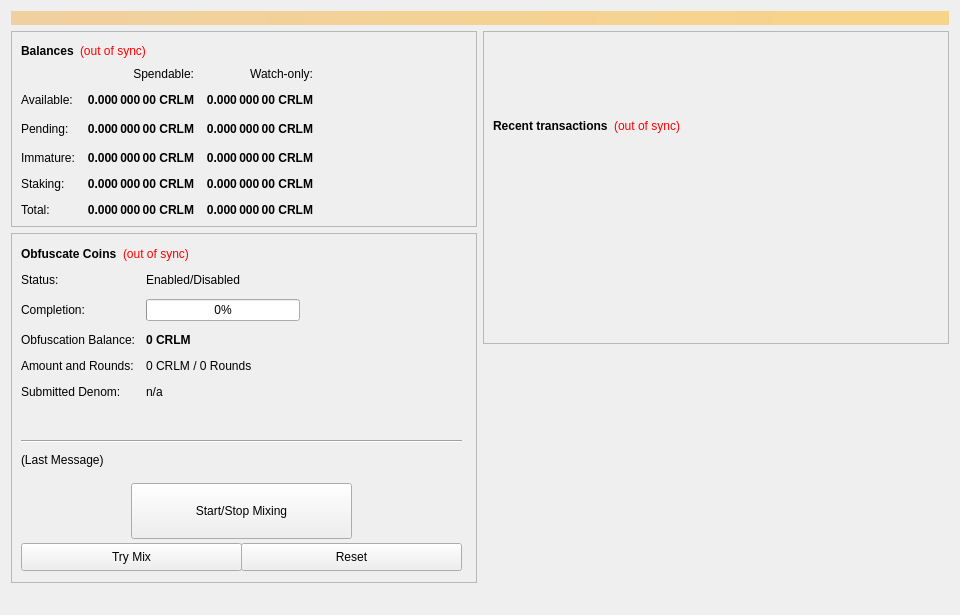
<?xml version="1.0" encoding="UTF-8"?>
<ui version="4.0">
 <class>OverviewPage</class>
 <widget class="QWidget" name="OverviewPage">
  <property name="geometry">
   <rect>
    <x>0</x>
    <y>0</y>
    <width>960</width>
    <height>615</height>
   </rect>
  </property>
  <property name="minimumSize">
   <size>
    <width>960</width>
    <height>0</height>
   </size>
  </property>
  <property name="windowTitle">
   <string>Form</string>
  </property>
  <layout class="QVBoxLayout" name="topLayout">
   <item>
    <widget class="QLabel" name="labelAlerts">
     <property name="visible">
      <bool>false</bool>
     </property>
     <property name="styleSheet">
      <string notr="true">background-color: qlineargradient(x1: 0, y1: 0, x2: 1, y2: 0, stop:0 #F0D0A0, stop:1 #F8D488); color:#000000;</string>
     </property>
     <property name="wordWrap">
      <bool>true</bool>
     </property>
     <property name="margin">
      <number>3</number>
     </property>
    </widget>
   </item>
   <item>
    <layout class="QHBoxLayout" name="horizontalLayout" stretch="1,1">
     <item>
      <layout class="QVBoxLayout" name="verticalLayout_2">
       <item>
        <widget class="QFrame" name="frame">
         <property name="frameShape">
          <enum>QFrame::StyledPanel</enum>
         </property>
         <property name="frameShadow">
          <enum>QFrame::Raised</enum>
         </property>
         <layout class="QVBoxLayout" name="verticalLayout_4">
          <item>
           <layout class="QHBoxLayout" name="horizontalLayout_4">
            <item>
             <widget class="QLabel" name="label_5">
              <property name="font">
               <font>
                <weight>75</weight>
                <bold>true</bold>
               </font>
              </property>
              <property name="text">
               <string>Balances</string>
              </property>
             </widget>
            </item>
            <item>
             <widget class="QLabel" name="labelWalletStatus">
              <property name="cursor">
               <cursorShape>WhatsThisCursor</cursorShape>
              </property>
              <property name="toolTip">
               <string>The displayed information may be out of date. Your wallet automatically synchronizes with the CRLM network after a connection is established, but this process has not completed yet.</string>
              </property>
              <property name="styleSheet">
               <string notr="true">QLabel { color: red; }</string>
              </property>
              <property name="text">
               <string notr="true">(out of sync)</string>
              </property>
              <property name="alignment">
               <set>Qt::AlignLeading|Qt::AlignLeft|Qt::AlignVCenter</set>
              </property>
             </widget>
            </item>
            <item>
             <spacer name="horizontalSpacer_3">
              <property name="orientation">
               <enum>Qt::Horizontal</enum>
              </property>
              <property name="sizeHint" stdset="0">
               <size>
                <width>40</width>
                <height>20</height>
               </size>
              </property>
             </spacer>
            </item>
           </layout>
          </item>
          <item>
           <layout class="QGridLayout" name="gridLayout">
            <property name="spacing">
             <number>12</number>
            </property>
            <item row="2" column="2">
             <widget class="QLabel" name="labelWatchPending">
              <property name="font">
               <font>
                <weight>75</weight>
                <bold>true</bold>
               </font>
              </property>
              <property name="cursor">
               <cursorShape>IBeamCursor</cursorShape>
              </property>
              <property name="toolTip">
               <string>Unconfirmed transactions to watch-only addresses</string>
              </property>
              <property name="text">
               <string notr="true">0.000 000 00 CRLM</string>
              </property>
              <property name="alignment">
               <set>Qt::AlignRight|Qt::AlignTrailing|Qt::AlignVCenter</set>
              </property>
              <property name="textInteractionFlags">
               <set>Qt::LinksAccessibleByMouse|Qt::TextSelectableByKeyboard|Qt::TextSelectableByMouse</set>
              </property>
             </widget>
            </item>
            <item row="2" column="1">
             <widget class="QLabel" name="labelUnconfirmed">
              <property name="font">
               <font>
                <weight>75</weight>
                <bold>true</bold>
               </font>
              </property>
              <property name="cursor">
               <cursorShape>IBeamCursor</cursorShape>
              </property>
              <property name="toolTip">
               <string>Total of transactions that have yet to be confirmed, and do not yet count toward the spendable balance</string>
              </property>
              <property name="text">
               <string notr="true">0.000 000 00 CRLM</string>
              </property>
              <property name="alignment">
               <set>Qt::AlignRight|Qt::AlignTrailing|Qt::AlignVCenter</set>
              </property>
              <property name="textInteractionFlags">
               <set>Qt::LinksAccessibleByMouse|Qt::TextSelectableByKeyboard|Qt::TextSelectableByMouse</set>
              </property>
             </widget>
            </item>
            <item row="3" column="2">
             <widget class="QLabel" name="labelWatchImmature">
              <property name="font">
               <font>
                <weight>75</weight>
                <bold>true</bold>
               </font>
              </property>
              <property name="cursor">
               <cursorShape>IBeamCursor</cursorShape>
              </property>
              <property name="toolTip">
               <string>Staked or masternode rewards in watch-only addresses that has not yet matured</string>
              </property>
              <property name="text">
               <string notr="true">0.000 000 00 CRLM</string>
              </property>
              <property name="alignment">
               <set>Qt::AlignRight|Qt::AlignTrailing|Qt::AlignVCenter</set>
              </property>
              <property name="textInteractionFlags">
               <set>Qt::LinksAccessibleByMouse|Qt::TextSelectableByKeyboard|Qt::TextSelectableByMouse</set>
              </property>
             </widget>
            </item>
            <!--<item row="4" column="0" colspan="2">
             <widget class="Line" name="lineSpendableBalance">
              <property name="orientation">
               <enum>Qt::Horizontal</enum>
              </property>
             </widget>
            </item>-->
            <item row="4" column="0">
             <widget class="QLabel" name="labelStakingText">
              <property name="text">
               <string>Staking:</string>
              </property>
             </widget>
            </item>
            <item row="4" column="1">
             <widget class="QLabel" name="labelStaking">
              <property name="font">
               <font>
                <weight>75</weight>
                <bold>true</bold>
               </font>
              </property>
              <property name="cursor">
               <cursorShape>IBeamCursor</cursorShape>
              </property>
              <property name="toolTip">
               <string>Current Staking CRML amount</string>
              </property>
              <property name="text">
               <string notr="true">0.000 000 00 CRLM</string>
              </property>
              <property name="alignment">
               <set>Qt::AlignRight|Qt::AlignTrailing|Qt::AlignVCenter</set>
              </property>
              <property name="textInteractionFlags">
               <set>Qt::LinksAccessibleByMouse|Qt::TextSelectableByKeyboard|Qt::TextSelectableByMouse</set>
              </property>
             </widget>
            </item>
            <item row="4" column="2">
             <widget class="QLabel" name="labelWatchStaking">
              <property name="font">
               <font>
                <weight>75</weight>
                <bold>true</bold>
               </font>
              </property>
              <property name="cursor">
               <cursorShape>IBeamCursor</cursorShape>
              </property>
              <property name="toolTip">
               <string>Staking coins in watch-only addresses</string>
              </property>
              <property name="text">
               <string notr="true">0.000 000 00 CRLM</string>
              </property>
              <property name="alignment">
               <set>Qt::AlignRight|Qt::AlignTrailing|Qt::AlignVCenter</set>
              </property>
              <property name="textInteractionFlags">
               <set>Qt::LinksAccessibleByMouse|Qt::TextSelectableByKeyboard|Qt::TextSelectableByMouse</set>
              </property>
             </widget>
            </item>
            <!--<item row="4" column="2">
             <widget class="Line" name="lineWatchBalance">
              <property name="sizePolicy">
               <sizepolicy hsizetype="Preferred" vsizetype="Fixed">
                <horstretch>0</horstretch>
                <verstretch>0</verstretch>
               </sizepolicy>
              </property>
              <property name="minimumSize">
               <size>
                <width>140</width>
                <height>0</height>
               </size>
              </property>
              <property name="orientation">
               <enum>Qt::Horizontal</enum>
              </property>
             </widget>
            </item>-->
            <item row="5" column="0">
             <widget class="QLabel" name="labelTotalText">
              <property name="text">
               <string>Total:</string>
              </property>
             </widget>
            </item>
            <item row="3" column="1">
             <widget class="QLabel" name="labelImmature">
              <property name="font">
               <font>
                <weight>75</weight>
                <bold>true</bold>
               </font>
              </property>
              <property name="cursor">
               <cursorShape>IBeamCursor</cursorShape>
              </property>
              <property name="toolTip">
               <string>Staked or masternode rewards that has not yet matured</string>
              </property>
              <property name="text">
               <string notr="true">0.000 000 00 CRLM</string>
              </property>
              <property name="alignment">
               <set>Qt::AlignRight|Qt::AlignTrailing|Qt::AlignVCenter</set>
              </property>
              <property name="textInteractionFlags">
               <set>Qt::LinksAccessibleByMouse|Qt::TextSelectableByKeyboard|Qt::TextSelectableByMouse</set>
              </property>
             </widget>
            </item>
            <item row="2" column="3">
             <spacer name="horizontalSpacer_2">
              <property name="orientation">
               <enum>Qt::Horizontal</enum>
              </property>
              <property name="sizeHint" stdset="0">
               <size>
                <width>40</width>
                <height>20</height>
               </size>
              </property>
             </spacer>
            </item>
            <item row="3" column="0">
             <widget class="QLabel" name="labelImmatureText">
              <property name="text">
               <string>Immature:</string>
              </property>
             </widget>
            </item>
            <item row="5" column="1">
             <widget class="QLabel" name="labelTotal">
              <property name="font">
               <font>
                <weight>75</weight>
                <bold>true</bold>
               </font>
              </property>
              <property name="cursor">
               <cursorShape>IBeamCursor</cursorShape>
              </property>
              <property name="toolTip">
               <string>Your current total balance</string>
              </property>
              <property name="text">
               <string notr="true">0.000 000 00 CRLM</string>
              </property>
              <property name="alignment">
               <set>Qt::AlignRight|Qt::AlignTrailing|Qt::AlignVCenter</set>
              </property>
              <property name="textInteractionFlags">
               <set>Qt::LinksAccessibleByMouse|Qt::TextSelectableByKeyboard|Qt::TextSelectableByMouse</set>
              </property>
             </widget>
            </item>
            <item row="5" column="2">
             <widget class="QLabel" name="labelWatchTotal">
              <property name="font">
               <font>
                <weight>75</weight>
                <bold>true</bold>
               </font>
              </property>
              <property name="cursor">
               <cursorShape>IBeamCursor</cursorShape>
              </property>
              <property name="toolTip">
               <string>Current total balance in watch-only addresses</string>
              </property>
              <property name="text">
               <string notr="true">0.000 000 00 CRLM</string>
              </property>
              <property name="alignment">
               <set>Qt::AlignRight|Qt::AlignTrailing|Qt::AlignVCenter</set>
              </property>
              <property name="textInteractionFlags">
               <set>Qt::LinksAccessibleByMouse|Qt::TextSelectableByKeyboard|Qt::TextSelectableByMouse</set>
              </property>
             </widget>
            </item>
            <item row="0" column="2">
             <widget class="QLabel" name="labelWatchonly">
              <property name="text">
               <string>Watch-only:</string>
              </property>
              <property name="alignment">
               <set>Qt::AlignRight|Qt::AlignTrailing|Qt::AlignVCenter</set>
              </property>
             </widget>
            </item>
            <item row="1" column="0">
             <widget class="QLabel" name="labelBalanceText">
              <property name="text">
               <string>Available:</string>
              </property>
             </widget>
            </item>
            <item row="1" column="1">
             <widget class="QLabel" name="labelBalance">
              <property name="font">
               <font>
                <weight>75</weight>
                <bold>true</bold>
               </font>
              </property>
              <property name="cursor">
               <cursorShape>IBeamCursor</cursorShape>
              </property>
              <property name="toolTip">
               <string>Your current spendable balance</string>
              </property>
              <property name="text">
               <string notr="true">0.000 000 00 CRLM</string>
              </property>
              <property name="alignment">
               <set>Qt::AlignRight|Qt::AlignTrailing|Qt::AlignVCenter</set>
              </property>
              <property name="textInteractionFlags">
               <set>Qt::LinksAccessibleByMouse|Qt::TextSelectableByKeyboard|Qt::TextSelectableByMouse</set>
              </property>
             </widget>
            </item>
            <item row="1" column="2">
             <widget class="QLabel" name="labelWatchAvailable">
              <property name="font">
               <font>
                <weight>75</weight>
                <bold>true</bold>
               </font>
              </property>
              <property name="cursor">
               <cursorShape>IBeamCursor</cursorShape>
              </property>
              <property name="toolTip">
               <string>Your current balance in watch-only addresses</string>
              </property>
              <property name="text">
               <string notr="true">0.000 000 00 CRLM</string>
              </property>
              <property name="alignment">
               <set>Qt::AlignRight|Qt::AlignTrailing|Qt::AlignVCenter</set>
              </property>
              <property name="textInteractionFlags">
               <set>Qt::LinksAccessibleByMouse|Qt::TextSelectableByKeyboard|Qt::TextSelectableByMouse</set>
              </property>
             </widget>
            </item>
            <item row="2" column="0">
             <widget class="QLabel" name="labelPendingText">
              <property name="text">
               <string>Pending:</string>
              </property>
             </widget>
            </item>
            <item row="0" column="1">
             <widget class="QLabel" name="labelSpendable">
              <property name="text">
               <string>Spendable:</string>
              </property>
              <property name="alignment">
               <set>Qt::AlignRight|Qt::AlignTrailing|Qt::AlignVCenter</set>
              </property>
             </widget>
            </item>
           </layout>
          </item>
         </layout>
        </widget>
       </item>
       <item>
        <widget class="QFrame" name="frameObfuscation">
         <property name="minimumSize">
          <size>
           <width>0</width>
           <height>350</height>
          </size>
         </property>
         <property name="layoutDirection">
          <enum>Qt::LeftToRight</enum>
         </property>
         <property name="frameShape">
          <enum>QFrame::StyledPanel</enum>
         </property>
         <property name="frameShadow">
          <enum>QFrame::Raised</enum>
         </property>
         <widget class="QWidget" name="formLayoutWidget">
          <property name="geometry">
           <rect>
            <x>10</x>
            <y>40</y>
            <width>451</width>
            <height>161</height>
           </rect>
          </property>
          <layout class="QFormLayout" name="formLayout">
           <property name="fieldGrowthPolicy">
            <enum>QFormLayout::AllNonFixedFieldsGrow</enum>
           </property>
           <property name="horizontalSpacing">
            <number>11</number>
           </property>
           <property name="verticalSpacing">
            <number>12</number>
           </property>
           <item row="0" column="0">
            <widget class="QLabel" name="label_6">
             <property name="text">
              <string>Status:</string>
             </property>
            </widget>
           </item>
           <item row="1" column="0">
            <widget class="QLabel" name="label_7">
             <property name="text">
              <string>Completion:</string>
             </property>
            </widget>
           </item>
           <item row="1" column="1">
            <widget class="QProgressBar" name="obfuscationProgress">
             <property name="maximumSize">
              <size>
               <width>154</width>
               <height>16777215</height>
              </size>
             </property>
             <property name="value">
              <number>0</number>
             </property>
            </widget>
           </item>
           <item row="2" column="0">
            <widget class="QLabel" name="labelAnonymizedText">
             <property name="text">
              <string>Obfuscation Balance:</string>
             </property>
            </widget>
           </item>
           <item row="2" column="1">
            <widget class="QLabel" name="labelAnonymized">
             <property name="font">
              <font>
               <weight>75</weight>
               <bold>true</bold>
              </font>
             </property>
             <property name="text">
              <string notr="true">0 CRLM</string>
             </property>
            </widget>
           </item>
           <item row="3" column="0">
            <widget class="QLabel" name="label_8">
             <property name="text">
              <string>Amount and Rounds:</string>
             </property>
            </widget>
           </item>
           <item row="3" column="1">
            <widget class="QLabel" name="labelAmountRounds">
             <property name="text">
              <string>0 CRLM / 0 Rounds</string>
             </property>
            </widget>
           </item>
           <item row="4" column="0">
            <widget class="QLabel" name="label_9">
             <property name="text">
              <string>Submitted Denom:</string>
             </property>
            </widget>
           </item>
           <item row="4" column="1">
            <widget class="QLabel" name="labelSubmittedDenom">
             <property name="toolTip">
              <string>The denominations you submitted to the Masternode.&lt;br&gt;To mix, other users must submit the exact same denominations.</string>
             </property>
             <property name="text">
              <string>n/a</string>
             </property>
            </widget>
           </item>
           <item row="0" column="1">
            <widget class="QLabel" name="obfuscationEnabled">
             <property name="text">
              <string>Enabled/Disabled</string>
             </property>
            </widget>
           </item>
          </layout>
         </widget>
         <widget class="QPushButton" name="runAutoDenom">
          <property name="geometry">
           <rect>
            <x>251</x>
            <y>17</y>
            <width>1</width>
            <height>1</height>
           </rect>
          </property>
          <property name="palette">
           <palette>
            <active>
             <colorrole role="WindowText">
              <brush brushstyle="SolidPattern">
               <color alpha="255">
                <red>0</red>
                <green>0</green>
                <blue>0</blue>
               </color>
              </brush>
             </colorrole>
             <colorrole role="Button">
              <brush brushstyle="SolidPattern">
               <color alpha="255">
                <red>239</red>
                <green>238</green>
                <blue>238</blue>
               </color>
              </brush>
             </colorrole>
             <colorrole role="Light">
              <brush brushstyle="SolidPattern">
               <color alpha="255">
                <red>255</red>
                <green>255</green>
                <blue>255</blue>
               </color>
              </brush>
             </colorrole>
             <colorrole role="Midlight">
              <brush brushstyle="SolidPattern">
               <color alpha="255">
                <red>247</red>
                <green>246</green>
                <blue>246</blue>
               </color>
              </brush>
             </colorrole>
             <colorrole role="Dark">
              <brush brushstyle="SolidPattern">
               <color alpha="255">
                <red>119</red>
                <green>119</green>
                <blue>119</blue>
               </color>
              </brush>
             </colorrole>
             <colorrole role="Mid">
              <brush brushstyle="SolidPattern">
               <color alpha="255">
                <red>159</red>
                <green>159</green>
                <blue>159</blue>
               </color>
              </brush>
             </colorrole>
             <colorrole role="Text">
              <brush brushstyle="SolidPattern">
               <color alpha="255">
                <red>0</red>
                <green>0</green>
                <blue>0</blue>
               </color>
              </brush>
             </colorrole>
             <colorrole role="BrightText">
              <brush brushstyle="SolidPattern">
               <color alpha="255">
                <red>255</red>
                <green>255</green>
                <blue>255</blue>
               </color>
              </brush>
             </colorrole>
             <colorrole role="ButtonText">
              <brush brushstyle="SolidPattern">
               <color alpha="255">
                <red>0</red>
                <green>0</green>
                <blue>0</blue>
               </color>
              </brush>
             </colorrole>
             <colorrole role="Base">
              <brush brushstyle="SolidPattern">
               <color alpha="255">
                <red>255</red>
                <green>255</green>
                <blue>255</blue>
               </color>
              </brush>
             </colorrole>
             <colorrole role="Window">
              <brush brushstyle="SolidPattern">
               <color alpha="255">
                <red>239</red>
                <green>238</green>
                <blue>238</blue>
               </color>
              </brush>
             </colorrole>
             <colorrole role="Shadow">
              <brush brushstyle="SolidPattern">
               <color alpha="255">
                <red>0</red>
                <green>0</green>
                <blue>0</blue>
               </color>
              </brush>
             </colorrole>
             <colorrole role="AlternateBase">
              <brush brushstyle="SolidPattern">
               <color alpha="255">
                <red>247</red>
                <green>246</green>
                <blue>246</blue>
               </color>
              </brush>
             </colorrole>
             <colorrole role="ToolTipBase">
              <brush brushstyle="SolidPattern">
               <color alpha="255">
                <red>255</red>
                <green>255</green>
                <blue>220</blue>
               </color>
              </brush>
             </colorrole>
             <colorrole role="ToolTipText">
              <brush brushstyle="SolidPattern">
               <color alpha="255">
                <red>0</red>
                <green>0</green>
                <blue>0</blue>
               </color>
              </brush>
             </colorrole>
            </active>
            <inactive>
             <colorrole role="WindowText">
              <brush brushstyle="SolidPattern">
               <color alpha="255">
                <red>0</red>
                <green>0</green>
                <blue>0</blue>
               </color>
              </brush>
             </colorrole>
             <colorrole role="Button">
              <brush brushstyle="SolidPattern">
               <color alpha="255">
                <red>239</red>
                <green>238</green>
                <blue>238</blue>
               </color>
              </brush>
             </colorrole>
             <colorrole role="Light">
              <brush brushstyle="SolidPattern">
               <color alpha="255">
                <red>255</red>
                <green>255</green>
                <blue>255</blue>
               </color>
              </brush>
             </colorrole>
             <colorrole role="Midlight">
              <brush brushstyle="SolidPattern">
               <color alpha="255">
                <red>247</red>
                <green>246</green>
                <blue>246</blue>
               </color>
              </brush>
             </colorrole>
             <colorrole role="Dark">
              <brush brushstyle="SolidPattern">
               <color alpha="255">
                <red>119</red>
                <green>119</green>
                <blue>119</blue>
               </color>
              </brush>
             </colorrole>
             <colorrole role="Mid">
              <brush brushstyle="SolidPattern">
               <color alpha="255">
                <red>159</red>
                <green>159</green>
                <blue>159</blue>
               </color>
              </brush>
             </colorrole>
             <colorrole role="Text">
              <brush brushstyle="SolidPattern">
               <color alpha="255">
                <red>0</red>
                <green>0</green>
                <blue>0</blue>
               </color>
              </brush>
             </colorrole>
             <colorrole role="BrightText">
              <brush brushstyle="SolidPattern">
               <color alpha="255">
                <red>255</red>
                <green>255</green>
                <blue>255</blue>
               </color>
              </brush>
             </colorrole>
             <colorrole role="ButtonText">
              <brush brushstyle="SolidPattern">
               <color alpha="255">
                <red>0</red>
                <green>0</green>
                <blue>0</blue>
               </color>
              </brush>
             </colorrole>
             <colorrole role="Base">
              <brush brushstyle="SolidPattern">
               <color alpha="255">
                <red>255</red>
                <green>255</green>
                <blue>255</blue>
               </color>
              </brush>
             </colorrole>
             <colorrole role="Window">
              <brush brushstyle="SolidPattern">
               <color alpha="255">
                <red>239</red>
                <green>238</green>
                <blue>238</blue>
               </color>
              </brush>
             </colorrole>
             <colorrole role="Shadow">
              <brush brushstyle="SolidPattern">
               <color alpha="255">
                <red>0</red>
                <green>0</green>
                <blue>0</blue>
               </color>
              </brush>
             </colorrole>
             <colorrole role="AlternateBase">
              <brush brushstyle="SolidPattern">
               <color alpha="255">
                <red>247</red>
                <green>246</green>
                <blue>246</blue>
               </color>
              </brush>
             </colorrole>
             <colorrole role="ToolTipBase">
              <brush brushstyle="SolidPattern">
               <color alpha="255">
                <red>255</red>
                <green>255</green>
                <blue>220</blue>
               </color>
              </brush>
             </colorrole>
             <colorrole role="ToolTipText">
              <brush brushstyle="SolidPattern">
               <color alpha="255">
                <red>0</red>
                <green>0</green>
                <blue>0</blue>
               </color>
              </brush>
             </colorrole>
            </inactive>
            <disabled>
             <colorrole role="WindowText">
              <brush brushstyle="SolidPattern">
               <color alpha="255">
                <red>119</red>
                <green>119</green>
                <blue>119</blue>
               </color>
              </brush>
             </colorrole>
             <colorrole role="Button">
              <brush brushstyle="SolidPattern">
               <color alpha="255">
                <red>239</red>
                <green>238</green>
                <blue>238</blue>
               </color>
              </brush>
             </colorrole>
             <colorrole role="Light">
              <brush brushstyle="SolidPattern">
               <color alpha="255">
                <red>255</red>
                <green>255</green>
                <blue>255</blue>
               </color>
              </brush>
             </colorrole>
             <colorrole role="Midlight">
              <brush brushstyle="SolidPattern">
               <color alpha="255">
                <red>247</red>
                <green>246</green>
                <blue>246</blue>
               </color>
              </brush>
             </colorrole>
             <colorrole role="Dark">
              <brush brushstyle="SolidPattern">
               <color alpha="255">
                <red>119</red>
                <green>119</green>
                <blue>119</blue>
               </color>
              </brush>
             </colorrole>
             <colorrole role="Mid">
              <brush brushstyle="SolidPattern">
               <color alpha="255">
                <red>159</red>
                <green>159</green>
                <blue>159</blue>
               </color>
              </brush>
             </colorrole>
             <colorrole role="Text">
              <brush brushstyle="SolidPattern">
               <color alpha="255">
                <red>119</red>
                <green>119</green>
                <blue>119</blue>
               </color>
              </brush>
             </colorrole>
             <colorrole role="BrightText">
              <brush brushstyle="SolidPattern">
               <color alpha="255">
                <red>255</red>
                <green>255</green>
                <blue>255</blue>
               </color>
              </brush>
             </colorrole>
             <colorrole role="ButtonText">
              <brush brushstyle="SolidPattern">
               <color alpha="255">
                <red>119</red>
                <green>119</green>
                <blue>119</blue>
               </color>
              </brush>
             </colorrole>
             <colorrole role="Base">
              <brush brushstyle="SolidPattern">
               <color alpha="255">
                <red>239</red>
                <green>238</green>
                <blue>238</blue>
               </color>
              </brush>
             </colorrole>
             <colorrole role="Window">
              <brush brushstyle="SolidPattern">
               <color alpha="255">
                <red>239</red>
                <green>238</green>
                <blue>238</blue>
               </color>
              </brush>
             </colorrole>
             <colorrole role="Shadow">
              <brush brushstyle="SolidPattern">
               <color alpha="255">
                <red>0</red>
                <green>0</green>
                <blue>0</blue>
               </color>
              </brush>
             </colorrole>
             <colorrole role="AlternateBase">
              <brush brushstyle="SolidPattern">
               <color alpha="255">
                <red>239</red>
                <green>238</green>
                <blue>238</blue>
               </color>
              </brush>
             </colorrole>
             <colorrole role="ToolTipBase">
              <brush brushstyle="SolidPattern">
               <color alpha="255">
                <red>255</red>
                <green>255</green>
                <blue>220</blue>
               </color>
              </brush>
             </colorrole>
             <colorrole role="ToolTipText">
              <brush brushstyle="SolidPattern">
               <color alpha="255">
                <red>0</red>
                <green>0</green>
                <blue>0</blue>
               </color>
              </brush>
             </colorrole>
            </disabled>
           </palette>
          </property>
          <property name="focusPolicy">
           <enum>Qt::NoFocus</enum>
          </property>
          <property name="autoFillBackground">
           <bool>true</bool>
          </property>
          <property name="text">
           <string/>
          </property>
          <property name="flat">
           <bool>true</bool>
          </property>
         </widget>
         <widget class="QPushButton" name="toggleObfuscation">
          <property name="geometry">
           <rect>
            <x>120</x>
            <y>250</y>
            <width>221</width>
            <height>56</height>
           </rect>
          </property>
          <property name="sizePolicy">
           <sizepolicy hsizetype="MinimumExpanding" vsizetype="Fixed">
            <horstretch>0</horstretch>
            <verstretch>0</verstretch>
           </sizepolicy>
          </property>
          <property name="text">
           <string>Start/Stop Mixing</string>
          </property>
         </widget>
         <widget class="Line" name="lineLastMessage">
          <property name="geometry">
           <rect>
            <x>10</x>
            <y>200</y>
            <width>441</width>
            <height>16</height>
           </rect>
          </property>
          <property name="orientation">
           <enum>Qt::Horizontal</enum>
          </property>
         </widget>
         <widget class="QLabel" name="obfuscationStatus">
          <property name="geometry">
           <rect>
            <x>10</x>
            <y>220</y>
            <width>451</width>
            <height>61</height>
           </rect>
          </property>
          <property name="minimumSize">
           <size>
            <width>288</width>
            <height>43</height>
           </size>
          </property>
          <property name="text">
           <string>(Last Message)</string>
          </property>
          <property name="alignment">
           <set>Qt::AlignLeading|Qt::AlignLeft|Qt::AlignTop</set>
          </property>
          <property name="wordWrap">
           <bool>true</bool>
          </property>
         </widget>
         <widget class="QPushButton" name="obfuscationAuto">
          <property name="geometry">
           <rect>
            <x>10</x>
            <y>310</y>
            <width>221</width>
            <height>28</height>
           </rect>
          </property>
          <property name="sizePolicy">
           <sizepolicy hsizetype="MinimumExpanding" vsizetype="Fixed">
            <horstretch>0</horstretch>
            <verstretch>0</verstretch>
           </sizepolicy>
          </property>
          <property name="toolTip">
           <string>Try to manually submit a Obfuscation request.</string>
          </property>
          <property name="text">
           <string>Try Mix</string>
          </property>
         </widget>
         <widget class="QPushButton" name="obfuscationReset">
          <property name="geometry">
           <rect>
            <x>230</x>
            <y>310</y>
            <width>221</width>
            <height>28</height>
           </rect>
          </property>
          <property name="sizePolicy">
           <sizepolicy hsizetype="MinimumExpanding" vsizetype="Fixed">
            <horstretch>0</horstretch>
            <verstretch>0</verstretch>
           </sizepolicy>
          </property>
          <property name="toolTip">
           <string>Reset the current status of Obfuscation (can interrupt Obfuscation if it's in the process of Mixing, which can cost you money!)</string>
          </property>
          <property name="autoFillBackground">
           <bool>false</bool>
          </property>
          <property name="text">
           <string>Reset</string>
          </property>
         </widget>
         <widget class="QWidget" name="layoutWidget">
          <property name="geometry">
           <rect>
            <x>10</x>
            <y>10</y>
            <width>431</width>
            <height>22</height>
           </rect>
          </property>
          <layout class="QHBoxLayout" name="horizontalLayout_5">
           <item>
            <widget class="QLabel" name="label_2">
             <property name="font">
              <font>
               <weight>75</weight>
               <bold>true</bold>
              </font>
             </property>
             <property name="text">
              <string>Obfuscate Coins</string>
             </property>
            </widget>
           </item>
           <item>
            <widget class="QLabel" name="labelObfuscationSyncStatus">
             <property name="toolTip">
              <string>The displayed information may be out of date. Your wallet automatically synchronizes with the CRLM network after a connection is established, but this process has not completed yet.</string>
             </property>
             <property name="styleSheet">
              <string notr="true">QLabel { color: red; }</string>
             </property>
             <property name="text">
              <string notr="true">(out of sync)</string>
             </property>
             <property name="alignment">
              <set>Qt::AlignLeading|Qt::AlignLeft|Qt::AlignVCenter</set>
             </property>
            </widget>
           </item>
           <item>
            <spacer name="horizontalSpacer_4">
             <property name="orientation">
              <enum>Qt::Horizontal</enum>
             </property>
             <property name="sizeHint" stdset="0">
              <size>
               <width>40</width>
               <height>20</height>
              </size>
             </property>
            </spacer>
           </item>
          </layout>
         </widget>
        </widget>
       </item>
       <item>
        <spacer name="verticalSpacer">
         <property name="orientation">
          <enum>Qt::Vertical</enum>
         </property>
         <property name="sizeHint" stdset="0">
          <size>
           <width>20</width>
           <height>40</height>
          </size>
         </property>
        </spacer>
       </item>
      </layout>
     </item>
     <item>
      <layout class="QVBoxLayout" name="verticalLayout_3">
       <item>
        <widget class="QFrame" name="frame_2">
         <property name="frameShape">
          <enum>QFrame::StyledPanel</enum>
         </property>
         <property name="frameShadow">
          <enum>QFrame::Raised</enum>
         </property>
         <layout class="QVBoxLayout" name="verticalLayout">
          <item>
           <spacer name="verticalSpacer_3">
            <property name="orientation">
             <enum>Qt::Vertical</enum>
            </property>
            <property name="sizeType">
             <enum>QSizePolicy::Fixed</enum>
            </property>
            <property name="sizeHint" stdset="0">
             <size>
              <width>20</width>
              <height>75</height>
             </size>
            </property>
           </spacer>
          </item>
          <item>
           <layout class="QHBoxLayout" name="horizontalLayout_2">
            <item>
             <widget class="QLabel" name="label_4">
              <property name="font">
               <font>
                <weight>75</weight>
                <bold>true</bold>
               </font>
              </property>
              <property name="text">
               <string>Recent transactions</string>
              </property>
             </widget>
            </item>
            <item>
             <widget class="QLabel" name="labelTransactionsStatus">
              <property name="cursor">
               <cursorShape>WhatsThisCursor</cursorShape>
              </property>
              <property name="toolTip">
               <string>The displayed information may be out of date. Your wallet automatically synchronizes with the CRLM network after a connection is established, but this process has not completed yet.</string>
              </property>
              <property name="styleSheet">
               <string notr="true">QLabel { color: red; }</string>
              </property>
              <property name="text">
               <string notr="true">(out of sync)</string>
              </property>
              <property name="alignment">
               <set>Qt::AlignRight|Qt::AlignTrailing|Qt::AlignVCenter</set>
              </property>
             </widget>
            </item>
            <item>
             <spacer name="horizontalSpacer">
              <property name="orientation">
               <enum>Qt::Horizontal</enum>
              </property>
              <property name="sizeHint" stdset="0">
               <size>
                <width>40</width>
                <height>20</height>
               </size>
              </property>
             </spacer>
            </item>
           </layout>
          </item>
          <item>
           <widget class="QListView" name="listTransactions">
            <property name="styleSheet">
             <string notr="true">QListView { background: transparent; }</string>
            </property>
            <property name="frameShape">
             <enum>QFrame::NoFrame</enum>
            </property>
            <property name="verticalScrollBarPolicy">
             <enum>Qt::ScrollBarAlwaysOff</enum>
            </property>
            <property name="horizontalScrollBarPolicy">
             <enum>Qt::ScrollBarAlwaysOff</enum>
            </property>
            <property name="selectionMode">
             <enum>QAbstractItemView::NoSelection</enum>
            </property>
           </widget>
          </item>
         </layout>
        </widget>
       </item>
       <item>
        <spacer name="verticalSpacer_2">
         <property name="orientation">
          <enum>Qt::Vertical</enum>
         </property>
         <property name="sizeType">
          <enum>QSizePolicy::Expanding</enum>
         </property>
         <property name="sizeHint" stdset="0">
          <size>
           <width>20</width>
           <height>40</height>
          </size>
         </property>
        </spacer>
       </item>
      </layout>
     </item>
    </layout>
   </item>
  </layout>
 </widget>
 <resources/>
 <connections/>
</ui>
